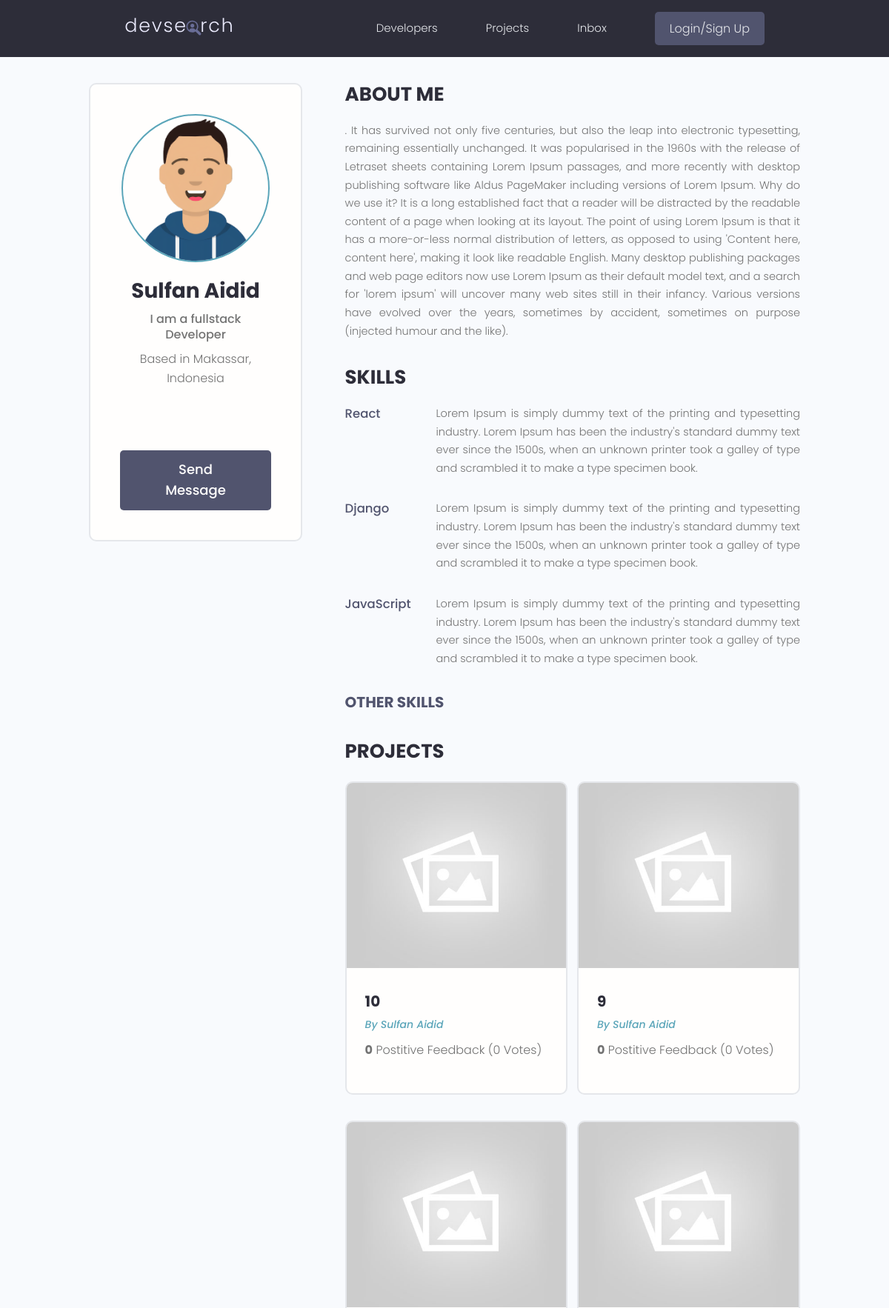
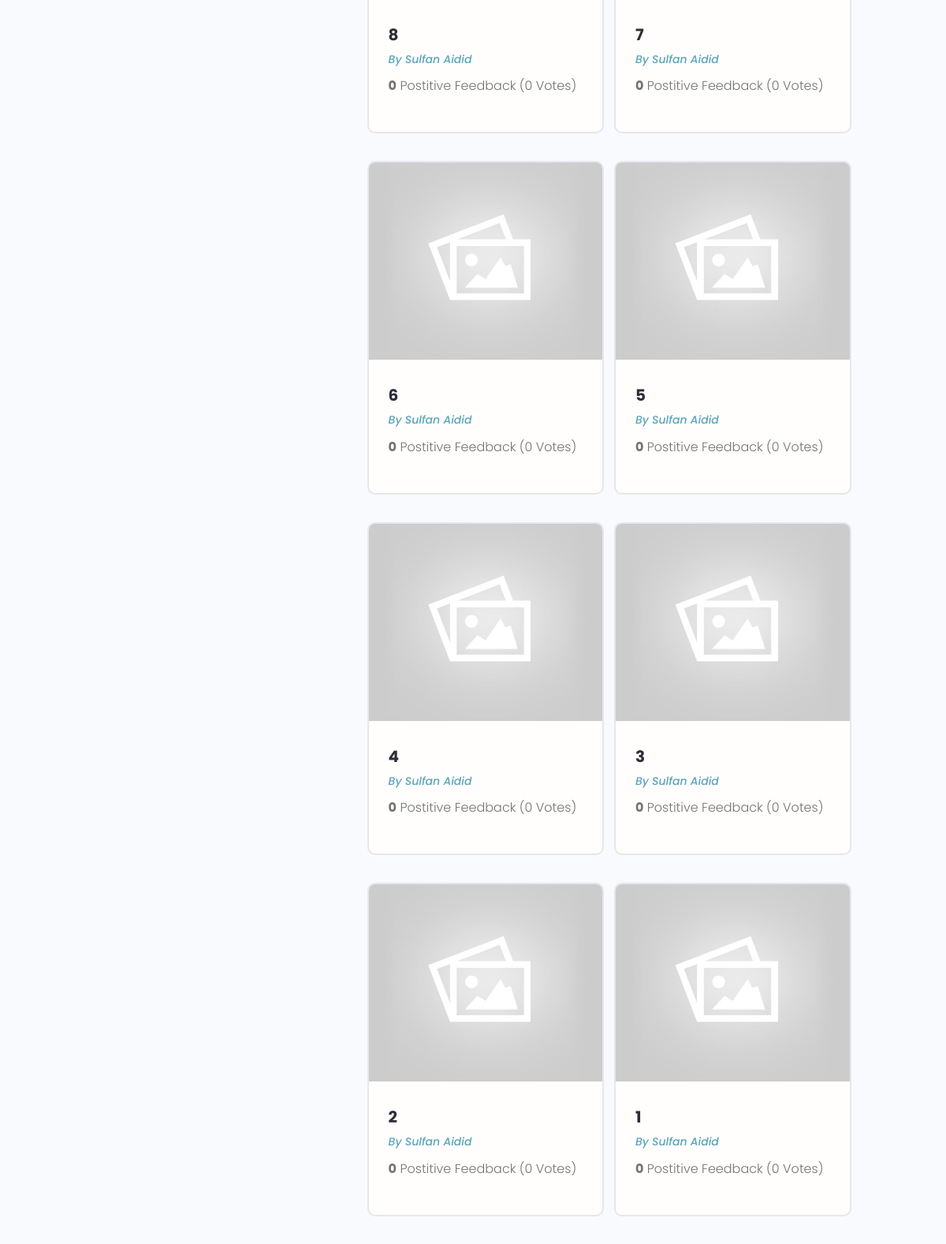
Screenshot of /profile/a13b104b-6743-4b83-9c8a-7ba3f087c16d/ (upper part) with the database file from the repository (2 pictures, top to bottom).
### users/models.py (models this page shows, shortened)
class Profile(models.Model):
    user = models.OneToOneField(User, on_delete=models.CASCADE, null=True, blank=True)
    name = models.CharField(max_length=200, blank=True, null=True)
    email = models.EmailField(max_length=500, blank=True, null=True)
    username = models.CharField(max_length=200, blank=True, null=True)
    location = models.CharField(max_length=200, blank=True, null=True)
    short_intro = models.CharField(max_length=200, blank=True, null=True)
    bio = models.TextField(blank=True, null=True)
    profile_image = models.ImageField(null=True, blank=True, upload_to='profiles/', default="profiles/user-default.png")
    social_github = models.CharField(max_length=200, blank=True, null=True)
    social_twitter = models.CharField(max_length=200, blank=True, null=True)
    social_instagram = models.CharField(max_length=200, blank=True, null=True)
    social_linkedin = models.CharField(max_length=200, blank=True, null=True)
    social_youtube = models.CharField(max_length=200, blank=True, null=True)
    social_website = models.CharField(max_length=200, blank=True, null=True)
    created = models.DateTimeField(auto_now_add=True)
    id = models.UUIDField(default=uuid.uuid4, unique=True, primary_key=True, editable=False)

class Skill(models.Model):
    owner = models.ForeignKey(Profile, on_delete=models.CASCADE, null=True, blank=True)
    name = models.CharField(max_length=200, blank=True, null=True)
    description = models.TextField(null=True, blank=True)
    created = models.DateTimeField(auto_now_add=True)
    id = models.UUIDField(default=uuid.uuid4, unique=True, primary_key=True, editable=False)

### projects/models.py (models this page shows, shortened)
class Project(models.Model):
    owner = models.ForeignKey(
        Profile, null=True, blank=True, on_delete=models.SET_NULL)
    title = models.CharField(max_length=200)
    description = models.TextField(null=True, blank=True)
    featured_image = models.ImageField(null=True, blank=True, default="default.jpg")
    demo_link = models.CharField(max_length=2000, null=True, blank=True)
    source_link = models.CharField(max_length=2000, null=True, blank=True)
    tags = models.ManyToManyField('Tag', blank=True)
    vote_total = models.IntegerField(default=0, null=True, blank=True)
    vote_ratio = models.IntegerField(default=0, null=True, blank=True)
    created = models.DateTimeField(auto_now_add=True)
    id = models.UUIDField(default=uuid.uuid4, unique=True, primary_key=True, editable=False)
    class Meta:
        ordering = ['-created']

### users/views.py (the view)
# urls.py: path('profile/<str:pk>/', views.userProfile, name="user-profile"),
def userProfile(request, pk):
    profile = Profile.objects.get(id=pk)
    topSkills = profile.skill_set.exclude(description__exact="")
    otherSkills = profile.skill_set.filter(description="")
    context = { 'profile': profile, 'topSkills':topSkills, 'otherSkills':otherSkills }
    return render(request, 'users/user-profile.html', context)

### projects/models.py (called while the page is built)
    def __str__(self):
        return self.name

### users/templates/users/user-profile.html (shortened to what this page needs)
{% extends 'main.html' %}
{% block content %}
  <main class="profile my-md">
    <div class="container">
      <div class="layout">
        <div class="column column--1of3">
          <div class="card text-center">
            <div class="card__body dev">
              <img class="avatar avatar--xl" src="{{ profile.profile_image.url }}" />
              <h2 class="dev__name">{{profile.name}}</h2>
              <p class="dev__title">{{profile.short_intro}}</p>
              <p class="dev__location">Based in {{profile.location}}</p>
              <ul class="dev__social">
              </ul>
              <a href="#" class="btn btn--sub btn--lg">Send Message </a>
            </div>
          </div>
        </div>
        <div class="column column--2of3">
          <div class="devInfo">
            <h3 class="devInfo__title">About Me</h3>
            <p class="devInfo__about">{{ profile.bio }}</p>
          </div>
          <div class="devInfo">
            <h3 class="devInfo__title">Skills</h3>
            <div class="devInfo__skills">
              {% for skill in topSkills %}
              <div class="devSkill">
                <h4 class="devSkill__title">{{skill.name}}</h4>
                <p class="devSkill__info">{{skill.description}}</p>
              </div>
              {% endfor %}
              <h3 class="devInfo__subtitle">Other Skills</h3>
            </div>
          </div>
          <div class="devInfo">
            <h3 class="devInfo__title">Projects</h3>
            <div class="grid grid--two">
              {% for project in profile.project_set.all %}
              <div class="column">
                <div class="card project">
                  <a href="{% url 'project' project.id %}" class="project">
                    <img class="project__thumbnail" src="{{project.featured_image.url}}" alt="project thumbnail" />
                    <div class="card__body">
                      <h3 class="project__title">{{project.title}}</h3>
                      <p><a class="project__author" href="{% url 'user-profile' project.owner.id %}">By {{project.owner.name}}</a></p>
                      <p class="project--rating">
                        <span style="font-weight: bold;">{{project.vote_ratio}}</span> Postitive
                        Feedback ({{project.vote_total}} Vote{{project.vote_total|pluralize:"s"}})
                      </p>
                    </div>
                  </a>
                </div>
              </div>
              {% endfor %}
            </div>
          </div>
        </div>
      </div>
    </div>
  </main>
{% endblock %}

### static/styles/app.css (style rules this page uses)
:root { --color-sub: #2d2d39; }
.btn--sub { background-color: var(--color-sub-light); }
.card { border: 2px solid var(--color-light); }
img { width: 100%; }
.profile .card > .dev { padding: 4rem; }
.dev__name { color: var(--color-sub); font-size: 2.8rem; font-weight: 700; margin-top: 1rem; margin-bottom: 0.5rem; }
.dev__title { font-size: 1.6rem; font-weight: 500; line-height: 1.3; }
.dev__location { margin-top: 1rem; }
.dev__social { margin: 3rem 0; list-style: none; display: flex; justify-content: center; gap: 1.5rem; }
.devInfo { margin-bottom: 3rem; }
.devInfo__title, .devInfo__subtitle { font-size: 2.6rem; color: var(--color-sub); text-transform: uppercase; font-weight: 700; margin-bottom: 1.5rem; }
.devInfo__subtitle { font-size: 2rem; color: var(--color-sub-light); }
.devInfo__about, .devSkill__info { font-size: 1.45rem; line-height: 1.7; text-align: justify; }
.devSkill { margin-bottom: 3rem; }
.devSkill__title { font-size: 1.65rem; font-weight: 500; color: var(--color-sub-light); }
@media screen and (min-width: 700px) { .devSkill { display: flex; justify-content: space-between; gap: 3rem; } }
@media screen and (min-width: 700px) { .devSkill__info { flex-basis: 80%; } }
.project__author { font-size: 1.4rem; font-style: italic; }
.project--rating { margin-bottom: 1.6em; margin-top: .5em; }
.project__thumbnail { height: 25rem; object-fit: cover; object-position: top center; }
.project__title { font-size: 2rem; font-weight: 700; color: var(--color-sub); }

### static/uikit/styles/modules/_variables.css (style rules this page uses)
:root { --color-main: #5aa5b9; --color-main-light: #e6faff; --color-sub: #3f4156; --color-sub-light: #51546e; --color-sub-lighter: #ededfd; --color-text: #737373; --color-gray: #8b8b8b; --color-light: #e5e7eb; --color-light-gray: #767676; --color-bg: #f8fafd; --color-white: #fffefd; --color-white-light: #f3f3f3; --color-success: #359e64; --color-success-bg: #def8e8; --color-error: #fc4b0b; --color-error-bg: #fff2ee; --font-base: 'Poppins', arial, helvetica, 'Segoe UI', roboto, ubuntu, sans-serif; --font-monospace: 'Fira Code', 'Courier New', courier, monospace; --font-regular: 300; --font-medium: 500; --font-bold: 700; --generic-shadow: 1px 1px 5px #00000010; --generic-transition: all 0.3s ease-in-out; }

### static/uikit/styles/modules/_base.css (style rules this page uses)
* { margin: 0; padding: 0; box-sizing: border-box; text-rendering: optimizeLegibility; color: inherit; font-size: inherit; }
html { font-size: 50%; }
@media only screen and (min-width: 480px) { html { font-size: 56.25%; } }
@media only screen and (min-width: 1200px) { html { font-size: 62.5%; } }
body { line-height: 1.6; font-weight: 400; font-size: 1.5rem; color: var(--color-text); background-color: var(--color-bg); min-height: 100vh; }

### static/uikit/styles/modules/_typography.css (style rules this page uses)
* { font-family: var(--font-base); }
h2 { font-size: 3.6rem; font-weight: var(--font-bold); }
h3 { font-size: 3.2rem; font-weight: var(--font-medium); }
h4 { font-size: 2.8rem; font-weight: var(--font-medium); }
p, span, strong { font-size: 1.6rem; color: var(--color-text); font-weight: var(--font-regular); }
a { padding-bottom: 2px; text-decoration: none; display: inline-block; color: var(--color-main); font-weight: var(--font-medium); }

### static/uikit/styles/modules/_utilities.css (style rules this page uses)
.container { width: 92%; max-width: 165rem; margin: 0 auto; box-sizing: border-box; }
@media screen and (min-width: 1000px) { .container { width: 90%; } }
@media screen and (min-width: 1200px) { .container { width: 80%; } }
.text-center { text-align: center; }
.my-md { margin: 3rem auto; }

### static/uikit/styles/modules/_avatar.css (style rules this page uses)
.avatar { border-radius: 50%; border: 2px solid var(--color-main); object-fit: cover; }
.avatar--xl { height: 20rem; width: 20rem; }

### static/uikit/styles/modules/_button.css (style rules this page uses)
.btn { display: inline-block; position: relative; cursor: pointer; background-color: var(--color-light); font-weight: var(--font-medium); color: var(--color-sub); text-decoration: none; padding: 1rem 2rem; border-radius: 0.5rem; border: none; width: -webkit-fit-content; width: -moz-fit-content; width: fit-content; height: -webkit-fit-content; height: -moz-fit-content; height: fit-content; font-size: 1.6rem; outline-width: 0; outline-color: transparent; -webkit-backface-visibility: hidden; backface-visibility: hidden; transition: all 0.3s ease-in-out; }
.btn--sub { background-color: var(--color-sub); color: var(--color-white); }
.btn--lg { font-size: 1.8rem; padding: 1.2rem 4.5rem; }

### static/uikit/styles/modules/_card.css (style rules this page uses)
.card { border-radius: 1rem; background-color: var(--color-white); border: 1.5px solid var(--color-light); width: auto; height: auto; margin-top: 0.5rem; margin-bottom: 0.5rem; overflow: hidden; }
.card__body, .card__header { padding: 2rem 2.5rem; }

### rows the page displays
Profile: profile_image (picture), name "Sulfan Aidid", short_intro "I am a fullstack Developer", location "Makassar, Indonesia", bio ". It has survived not only five centuries, but also the leap into electronic typesetting, remaining essentially unchanged. It was popularised in the 1960s with the release of Letraset sheets containing Lorem Ipsum passages, and more recently with desktop publishing software like Aldus PageMaker including versions of Lorem Ipsum. Why do we use it? It is a long established fact that a reader will be distracted by the readable content of a page when looking at its layout. The point of using Lorem Ipsum is that it has a more-or-less normal distribution of letters, as opposed to using 'Content here, content here', making it look like readable English. Many desktop publishing packages and web…"
Skill: name "React", description "Lorem Ipsum is simply dummy text of the printing and typesetting industry. Lorem Ipsum has been the industry's standard dummy text ever since the 1500s, when an unknown printer took a galley of type and scrambled it to make a type specimen book."
Skill: name "Django", description "Lorem Ipsum is simply dummy text of the printing and typesetting industry. Lorem Ipsum has been the industry's standard dummy text ever since the 1500s, when an unknown printer took a galley of type and scrambled it to make a type specimen book."
Skill: name "JavaScript", description "Lorem Ipsum is simply dummy text of the printing and typesetting industry. Lorem Ipsum has been the industry's standard dummy text ever since the 1500s, when an unknown printer took a galley of type and scrambled it to make a type specimen book."
Project: featured_image (placeholder picture), title "10", owner.name "Sulfan Aidid", vote_ratio "0", vote_total "0"
Project: featured_image (placeholder picture), title "9", owner.name "Sulfan Aidid", vote_ratio "0", vote_total "0"
Project: featured_image (placeholder picture), title "8", owner.name "Sulfan Aidid", vote_ratio "0", vote_total "0"
Project: featured_image (placeholder picture), title "7", owner.name "Sulfan Aidid", vote_ratio "0", vote_total "0"
Project: featured_image (placeholder picture), title "6", owner.name "Sulfan Aidid", vote_ratio "0", vote_total "0"
Project: featured_image (placeholder picture), title "5", owner.name "Sulfan Aidid", vote_ratio "0", vote_total "0"
Project: featured_image (placeholder picture), title "4", owner.name "Sulfan Aidid", vote_ratio "0", vote_total "0"
Project: featured_image (placeholder picture), title "3", owner.name "Sulfan Aidid", vote_ratio "0", vote_total "0"
Project: featured_image (placeholder picture), title "2", owner.name "Sulfan Aidid", vote_ratio "0", vote_total "0"
Project: featured_image (placeholder picture), title "1", owner.name "Sulfan Aidid", vote_ratio "0", vote_total "0"
